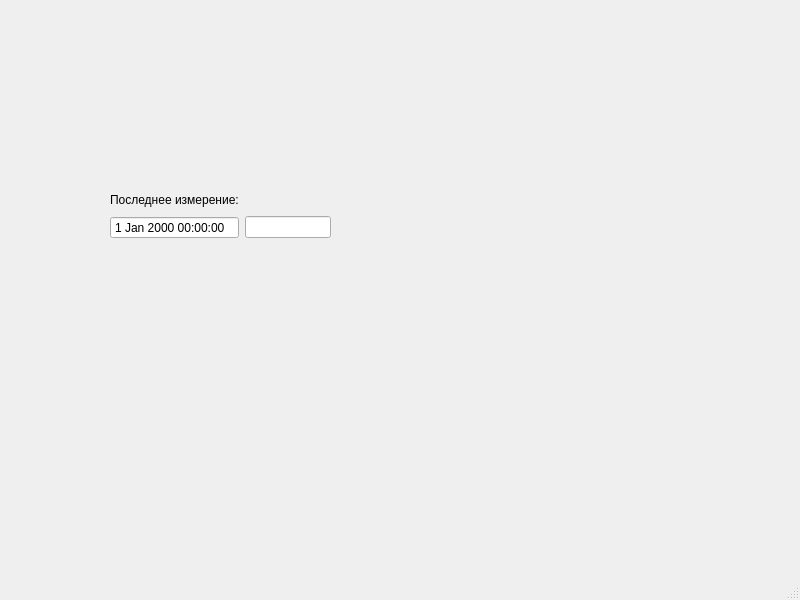
<?xml version="1.0" encoding="UTF-8"?>
<ui version="4.0">
 <class>MainWindow</class>
 <widget class="QMainWindow" name="MainWindow">
  <property name="geometry">
   <rect>
    <x>0</x>
    <y>0</y>
    <width>800</width>
    <height>600</height>
   </rect>
  </property>
  <property name="windowTitle">
   <string>MainWindow</string>
  </property>
  <widget class="QWidget" name="centralwidget">
   <widget class="QWidget" name="formLayoutWidget">
    <property name="geometry">
     <rect>
      <x>110</x>
      <y>190</y>
      <width>221</width>
      <height>61</height>
     </rect>
    </property>
    <layout class="QFormLayout" name="formLayout">
     <item row="0" column="0">
      <widget class="QLabel" name="label">
       <property name="text">
        <string>Последнее измерение:</string>
       </property>
      </widget>
     </item>
     <item row="0" column="1">
      <spacer name="horizontalSpacer">
       <property name="orientation">
        <enum>Qt::Orientation::Horizontal</enum>
       </property>
       <property name="sizeHint" stdset="0">
        <size>
         <width>40</width>
         <height>20</height>
        </size>
       </property>
      </spacer>
     </item>
     <item row="1" column="0">
      <widget class="QDateTimeEdit" name="dateTimeEdit">
       <property name="readOnly">
        <bool>true</bool>
       </property>
       <property name="buttonSymbols">
        <enum>QAbstractSpinBox::ButtonSymbols::NoButtons</enum>
       </property>
      </widget>
     </item>
     <item row="1" column="1">
      <widget class="QLineEdit" name="tempLEdit">
       <property name="readOnly">
        <bool>true</bool>
       </property>
      </widget>
     </item>
    </layout>
   </widget>
  </widget>
  <widget class="QMenuBar" name="menubar">
   <property name="geometry">
    <rect>
     <x>0</x>
     <y>0</y>
     <width>800</width>
     <height>23</height>
    </rect>
   </property>
  </widget>
  <widget class="QStatusBar" name="statusbar"/>
 </widget>
 <resources/>
 <connections/>
</ui>
